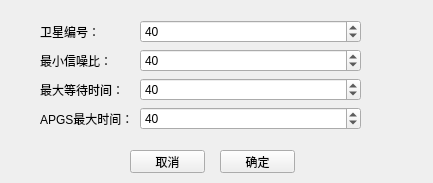
<?xml version="1.0" encoding="UTF-8"?>
<ui version="4.0">
 <class>gps_setting</class>
 <widget class="QWidget" name="gps_setting">
  <property name="geometry">
   <rect>
    <x>0</x>
    <y>0</y>
    <width>433</width>
    <height>183</height>
   </rect>
  </property>
  <property name="windowTitle">
   <string>GPS测试设置</string>
  </property>
  <widget class="QPushButton" name="pushButton_confirm">
   <property name="geometry">
    <rect>
     <x>220</x>
     <y>150</y>
     <width>75</width>
     <height>23</height>
    </rect>
   </property>
   <property name="text">
    <string>确定</string>
   </property>
  </widget>
  <widget class="QPushButton" name="pushButton_cancel">
   <property name="geometry">
    <rect>
     <x>130</x>
     <y>150</y>
     <width>75</width>
     <height>23</height>
    </rect>
   </property>
   <property name="text">
    <string>取消</string>
   </property>
  </widget>
  <widget class="QWidget" name="layoutWidget">
   <property name="geometry">
    <rect>
     <x>40</x>
     <y>20</y>
     <width>321</width>
     <height>111</height>
    </rect>
   </property>
   <layout class="QFormLayout" name="formLayout">
    <item row="0" column="0">
     <widget class="QLabel" name="label">
      <property name="text">
       <string>卫星编号：</string>
      </property>
     </widget>
    </item>
    <item row="0" column="1">
     <widget class="QDoubleSpinBox" name="doubleSpinBox_sat_num">
      <property name="decimals">
       <number>0</number>
      </property>
      <property name="value">
       <double>40.000000000000000</double>
      </property>
     </widget>
    </item>
    <item row="1" column="0">
     <widget class="QLabel" name="label_2">
      <property name="text">
       <string>最小信噪比：</string>
      </property>
     </widget>
    </item>
    <item row="1" column="1">
     <widget class="QDoubleSpinBox" name="doubleSpinBox_sni">
      <property name="decimals">
       <number>0</number>
      </property>
      <property name="value">
       <double>40.000000000000000</double>
      </property>
     </widget>
    </item>
    <item row="2" column="0">
     <widget class="QLabel" name="label_3">
      <property name="text">
       <string>最大等待时间：</string>
      </property>
     </widget>
    </item>
    <item row="2" column="1">
     <widget class="QDoubleSpinBox" name="doubleSpinBox_time">
      <property name="decimals">
       <number>0</number>
      </property>
      <property name="minimum">
       <double>1.000000000000000</double>
      </property>
      <property name="maximum">
       <double>300.000000000000000</double>
      </property>
      <property name="value">
       <double>40.000000000000000</double>
      </property>
     </widget>
    </item>
    <item row="3" column="1">
     <widget class="QDoubleSpinBox" name="doubleSpinBox_time_agps">
      <property name="decimals">
       <number>0</number>
      </property>
      <property name="minimum">
       <double>1.000000000000000</double>
      </property>
      <property name="maximum">
       <double>300.000000000000000</double>
      </property>
      <property name="value">
       <double>40.000000000000000</double>
      </property>
     </widget>
    </item>
    <item row="3" column="0">
     <widget class="QLabel" name="label_4">
      <property name="text">
       <string>APGS最大时间：</string>
      </property>
     </widget>
    </item>
   </layout>
  </widget>
 </widget>
 <resources/>
 <connections/>
</ui>
